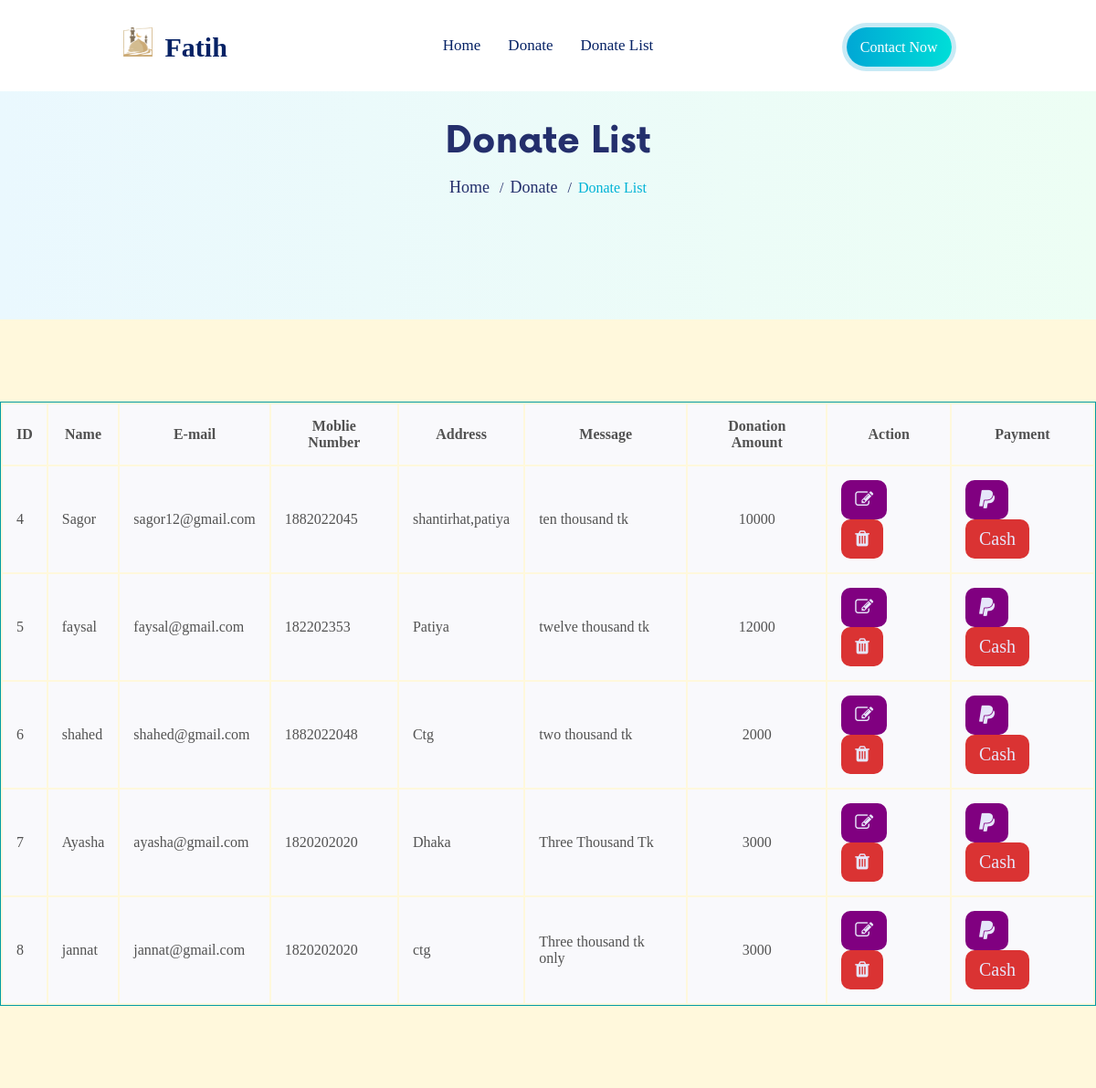
The page /donateList.php on the database its author committed.
### tables this page shows
CREATE TABLE `donatelist` (
  `id` int(255) NOT NULL,
  `fullName` text NOT NULL,
  `email` text NOT NULL,
  `moblieNumber` int(255) NOT NULL,
  `address` text NOT NULL,
  `message` text NOT NULL,
  `amount` int(255) NOT NULL
);

### donateList.php (the view, shortened to what this page needs)
<?php
    $server_name = "localhost";
    $user_name = "root";
    $password = "";
    $database_name = "donate_db";
    $connection = mysqli_connect($server_name,$user_name,$password,$database_name);
?>
<!DOCTYPE html>
<html lang="en">
    <head>
        <link rel="stylesheet" href="assets/css/themify-icons.css">
        <link rel="stylesheet" href="assets/css/flaticon.css">
        <link rel="stylesheet" href="assets/css/font-awesome.min.css">
        <link rel="stylesheet" href="assets/css/style.css">
        <link rel="stylesheet" href="assets/css/responsive.css">
    </head>
    <body>
        <header class="menuFixed">
            <div class="navAreaMain">
                <div class="container">
                    <div class="row d-flex">
                        <div class="col-2">
                            <div class="logoArea">
                                <a href="index.php">
                                    <img src="assets/image/Logo.png" alt="Fatih" class="logoImg">
                                    <span class="fs-30 fw-bold text-deepSapphire">Fatih</span>
                                </a>
                            </div>
                        </div>
                        <div class="col-8">
                            <nav class="navArea">
                                <div class="navAreaMenu">
                                    <ul>
                                        <li><a href="index.php" class="text-deepSapphire">home</a></li>
                                        <li><a href="donate.php" class="text-deepSapphire">donate</a></li>
                                        <li><a href="donateList.php" class="text-deepSapphire">donate list</a></li>
                                    </ul>
                                </div>
                            </nav>
                        </div>
                        <div class="col-2">
                            <div class="navAreaBtn">
                                <a href="#" class="themeBtn text-white">contact now</a>
                            </div>
                        </div>
                    </div>
                </div>
            </div>
        </header>
        <section class="donateBreadCumbArea">
            <div class="container">
                <div class="row">
                    <div class="col-12 plr-15">
                        <div class="breadcumbWrap tAlign-center">
                            <h2 class="breadcumbWrapTittle fs-40 mb-10 text-Astronaut">donate list</h2>
                            <ul class="breadcumdNav">
                                <li class="breadcumbNavFirst text-Astronaut">
                                    <a href="index.php" class="text-Astronaut">Home</a>
                                </li>
                                <li class="breadcumbNavFirst text-Astronaut">
                                    <a href="donate.php" class="text-Astronaut">Donate</a>
                                </li>
                                <li>
                                    <span class="text-Cerulean">Donate List</span>
                                </li>
                            </ul>
                        </div>
                    </div>
                </div>
            </div>
        </section>
        <section class="donationList d-flex alignItem-center justify-center ptb-90 bg-Varden">
            <?php
                $sql = "SELECT * FROM donatelist";
                $query = mysqli_query($connection, $sql);
                echo "<table class='border'>
                        <tr>
                            <th class='ptblr-15 bg-Whisper'>ID</th>
                            <th class='ptblr-15 bg-Whisper'>Name</th>
                            <th class='ptblr-15 bg-Whisper'>E-mail</th>
                            <th class='ptblr-15 bg-Whisper'>Moblie Number</th>
                            <th class='ptblr-15 bg-Whisper'>Address</th>
                            <th class='ptblr-15 bg-Whisper'>Message</th>
                            <th class='ptblr-15 bg-Whisper'>Donation Amount</th>
                            <th class='ptblr-15 bg-Whisper'>Action</th>
                            <th class='ptblr-15 bg-Whisper'>Payment</th>
                        </tr>";
                while($data = mysqli_fetch_assoc($query)){
                    $id = $data['id'];
                    $amount = $data['amount'];
                    $fullName = $data['fullName'];
                    $email = $data['email'];
                    $moblieNumber = $data['moblieNumber'];
                    $address = $data['address'];
                    $message = $data['message'];
                    echo
                        "
                        <tr>
                            <td class='ptblr-15 bg-Whisper'>$id</td>
                            <td class='ptblr-15 bg-Whisper'>$fullName</td>
                            <td class='ptblr-15 bg-Whisper'>$email</td>
                            <td class='ptblr-15 bg-Whisper'>$moblieNumber</td>
                            <td class='ptblr-15 bg-Whisper'>$address</td>
                            <td class='ptblr-15 bg-Whisper'>$message</td>
                            <td class='ptblr-15 bg-Whisper tAlign-center'>$amount</td>
                            <td class='ptblr-15 bg-Whisper'>
                                <span class='mr-5'>
                                    <a href='edit.php?id=$id' class='text-lavender'>
                                        <i class='fa fa-edit'></i>
                                    </a>
                                </span>
                                <span class='bg-red'>
                                    <a href='donateList.php?deleteid=$id' class='text-lavender'>
                                        <i class='fa fa-trash'></i>
                                    </a>
                                </span>
                            </td>
                            <td class='ptblr-15 bg-Whisper'>
                                <span class='mr-5'>
                                    <a href='#' class='text-lavender' id='paymentBtn'>
                                        <i class='fa fa-paypal'></i>
                                    </a>
                                </span>
                                <span class='bg-red'>
                                    <a href='#' class='text-lavender' id='cashBtn'>
                                        Cash
                                    </a>
                                </span>
                            </td>
                        </tr>";
                };
            ?>
        </section>
    </body>
</html>

### assets/css/style.css (style rules this page uses)
* { margin: 0; padding: 0; box-sizing: border-box; }
body { font-family: 'Now'; font-size: 16px; background: #fff; color: #525252; -webkit-font-smoothing: antialiased; }
html { scroll-behavior: smooth; }
.container { width: 1170px; margin: 0 auto; }
.row { margin-left: -15px; margin-right: -15px; }
.col-2 { flex: 0 0 16.67%; max-width: 16.67%; }
.col-8 { flex: 0 0 66.67%; max-width: 66.67%; }
.col-12 { flex: 0 0 100%; max-width: 100%; }
ul { list-style: none; }
a { text-decoration: none; }
.tAlign-center { text-align: center; }
.fw-bold { font-weight: 700; }
.fs-30 { font-size: 30px; }
.fs-40 { font-size: 40px; }
.d-flex { display: flex; }
.alignItem-center { align-items: center; }
.justify-center { justify-content: center; }
img { max-width: 100%; }
.mr-5 { margin-right: 5px; }
.mb-10 { margin-bottom: 10px; }
.ptblr-15 { padding: 15px; }
.ptb-90 { padding: 90px 0; }
.plr-15 { padding: 0 15px; }
.bg-Whisper { background: #f9f9fc; }
.bg-red { background: #da3333 !important; }
.bg-Varden { background: #fff8dc; }
.text-lavender { color: #e6e6fa; }
.text-deepSapphire { color: #062265; }
.text-white { color: #fff !important; }
.text-Cerulean { color: #00b3d6; }
.text-Astronaut { color: #242f6c; }
.themeBtn { background-color: transparent; color: rgb(51, 122, 183); transition: 0.4s ease-in-out; -webkit-transition: 0.4s ease-in-out; -moz-transition: 0.4s ease-in-out; -ms-transition: 0.4s ease-in-out; -o-transition: 0.4s ease-in-out; background: -webkit-gradient(linear, 0% 0%, 100% 0%, from(rgb(0, 167, 213)), to(rgb(0, 222, 216))); display: inline-block; font-weight: 500; padding: 13px 30px; border: none; border-radius: 55px; text-transform: capitalize; box-shadow: rgb(200, 234, 245) 0px 0px 0px 5px; backface-visibility: hidden; line-height: 19px; outline: rgb(66, 153, 225) solid 0px !important; }
.menuFixed { position: fixed; top: 0; width: 100%; z-index: 9999; background: #fff; }
.navAreaMain { height: 100px; border-bottom: 1px solid rgba(255, 255, 255, 0.07); padding: 30px 0; }
.navArea, .logoArea { display: flex; justify-content: center; }
.logoImg { width: 32px; height: 32px; margin-right: 10px; }
.navAreaMenu ul { display: flex; }
.navAreaMenu ul li { text-transform: capitalize; font-size: 17px; line-height: 20px; padding: 10px 15px; transition: .5s ease-in-out; -webkit-transition: .5s ease-in-out; -moz-transition: .5s ease-in-out; -ms-transition: .5s ease-in-out; -o-transition: .5s ease-in-out; }
.donateBreadCumbArea { background: -moz-linear-gradient(1deg, rgb(234, 248, 254) 0%, rgb(237, 254, 244) 100%); background: -webkit-linear-gradient(1deg, rgb(234, 248, 254) 0%, rgb(237, 254, 244) 100%); background: -ms-linear-gradient(1deg, rgb(234, 248, 254) 0%, rgb(237, 254, 244) 100%); min-height: 350px; position: relative; display: flex; justify-content: center; flex-direction: column; z-index: 1; }
.breadcumbWrapTittle { font-family: 'Conv_Now-Bold'; line-height: 60px; margin-top: -10px; text-transform: capitalize; }
.breadcumdNav li { display: inline-block; padding: 0 5px; }
.breadcumdNav .breadcumbNavFirst::after { position: relative; content: "/"; left: 7px; }
.breadcumdNav li a { font-size: 18px; transition: all .3s; }
.border { border: 1px solid #029ca5; }
.donationList span { padding: 10px 15px; background: purple; border-radius: 10px; color: lavender; font-size: 20px; cursor: pointer; display: inline-block; }

### assets/css/responsive.css (style rules this page uses)
@media only screen and (min-width: 992px) and (max-width: 1200px) { .container { width: 950px; } }
@media only screen and (min-width: 992px) and (max-width: 1200px) { .navAreaBtn { margin-right: 28px; } }
@media only screen and (min-width: 992px) and (max-width: 1200px) { .navAreaBtn .themeBtn { padding: 12px 15px; } }

### rows shown on the page
donatelist: id "4", fullName "Sagor", email "sagor12@gmail.com", moblieNumber "1882022045", address "shantirhat,patiya", message "ten thousand tk", amount "10000"
donatelist: id "5", fullName "faysal", email "faysal@gmail.com", moblieNumber "182202353", address "Patiya", message "twelve thousand tk", amount "12000"
donatelist: id "6", fullName "shahed", email "shahed@gmail.com", moblieNumber "1882022048", address "Ctg", message "two thousand tk", amount "2000"
donatelist: id "7", fullName "Ayasha", email "ayasha@gmail.com", moblieNumber "1820202020", address "Dhaka", message "Three Thousand Tk", amount "3000"
donatelist: id "8", fullName "jannat", email "jannat@gmail.com", moblieNumber "1820202020", address "ctg", message "Three thousand tk only", amount "3000"
